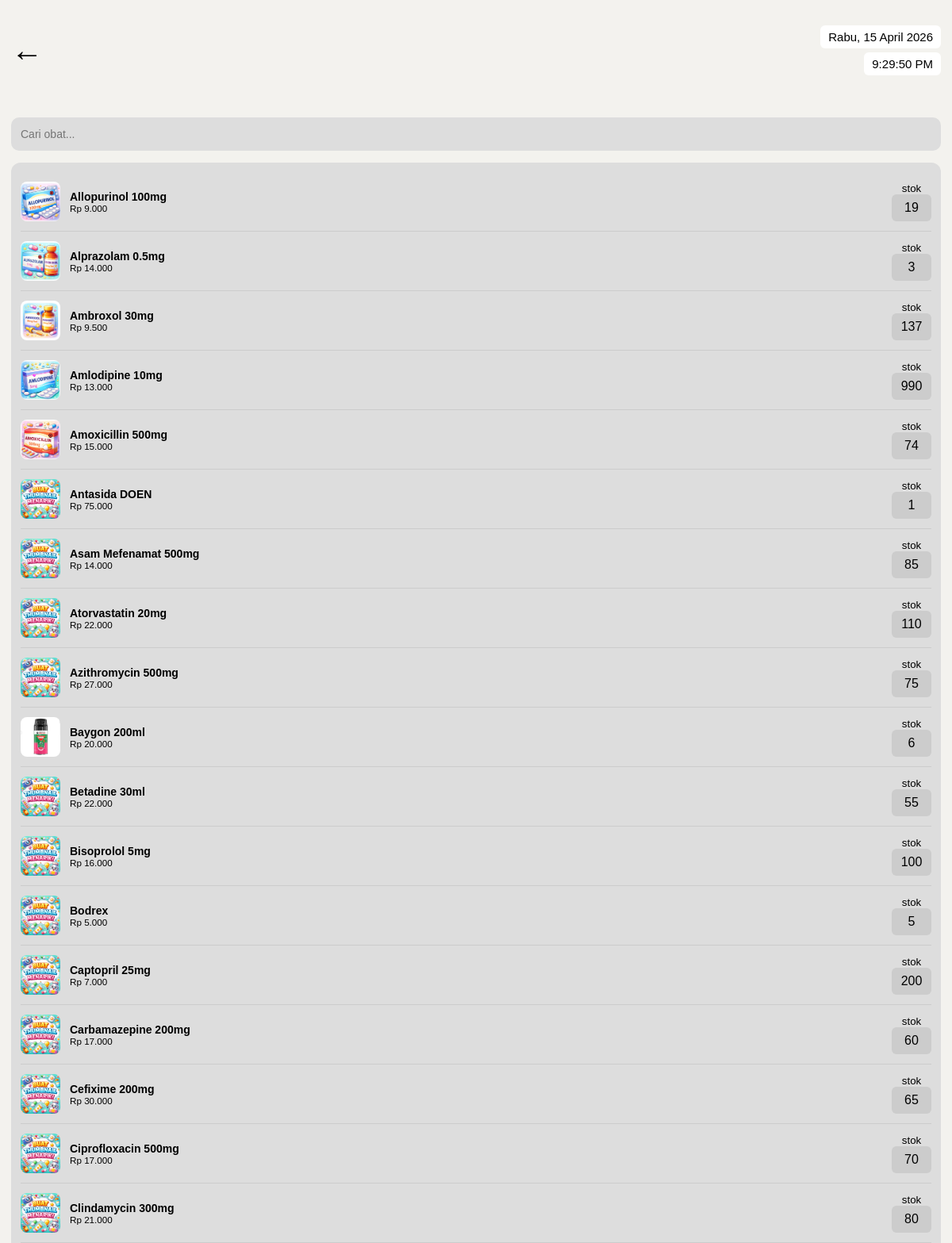
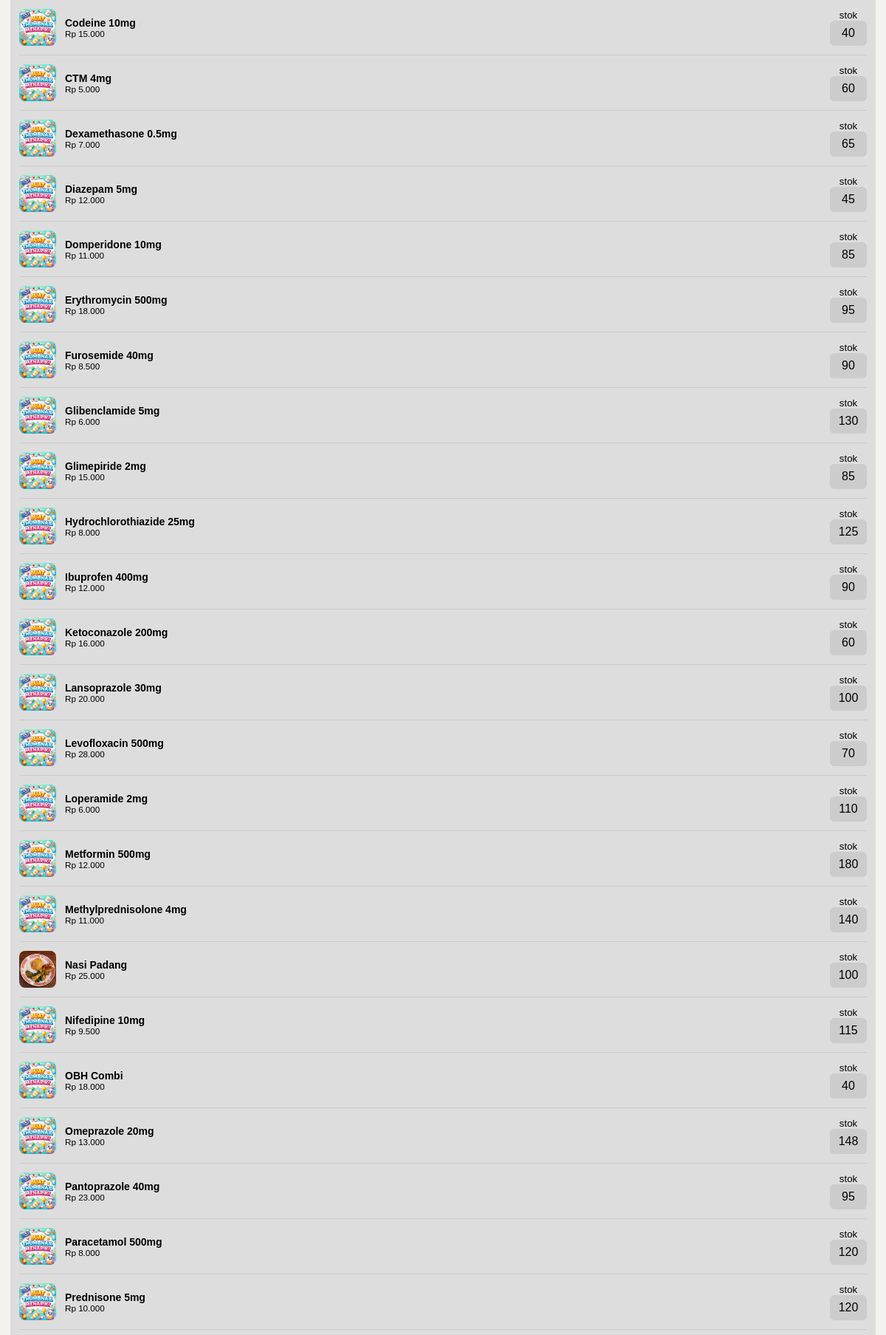
/daftar_obat.php (upper part), run on the app's committed database (2 pictures, top to bottom).
### tables this page shows
CREATE TABLE `obat` (
  `id_obat` int(20) NOT NULL,
  `nama` text NOT NULL,
  `produsen` text NOT NULL,
  `stok` int(50) NOT NULL,
  `harga` int(255) NOT NULL,
  `gambar` varchar(255) DEFAULT 'img/default.png',
  `deskripsi` text DEFAULT NULL
);

### daftar_obat.php (the view, shortened to what this page needs)
<?php
include "koneksi.php";
$data = mysqli_query($conn,"SELECT * FROM obat ORDER BY nama ASC");
?>
<!DOCTYPE html>
<html>
<head>
<link rel="stylesheet" href="css/daftar_obat.css">
</head>
<body>
<br>
<div class="container">
<div class="top-bar">
    <div class="left-group">
        <a href="mengelola_obat.php" class="back">←</a>
    </div>
    <div class="top-text">
        <div id="dayDate" class="bg"></div>
        <div id="clock" class="bg"></div>
    </div>
</div>
<br>
<div class="search-box">
    <input type="text" id="search" placeholder="Cari obat..." onkeyup="searchObat()">
</div>
<div class="list">
<?php while($o=mysqli_fetch_assoc($data)): ?>
<div class="item" data-nama="<?= strtolower($o['nama']) ?>">
    <img src="<?= !empty($o['gambar']) ? $o['gambar'] : 'img/obat/default.png' ?>" class="img">
    <div class="info">
        <b><?= $o['nama'] ?></b>
        <small>Rp <?= number_format($o['harga'],0,',','.') ?></small>
    </div>
    <div class="stok-box">
        <small>stok</small>
        <div class="stok"><?= $o['stok'] ?></div>
    </div>
</div>
<?php endwhile; ?>
</div>
</div>
</body>
</html>

### css/daftar_obat.css (style rules this page uses)
* { margin:0; padding:0; box-sizing:border-box; }
body { background:#f3f2ee; font-family:Arial; overflow-x:hidden; }
.container { width:100%; padding:14px; }
.left-group { display:flex; align-items:center; gap:20px; }
.back { font-size:40px; text-decoration:none; color:#000; }
.top-bar { display:flex; justify-content:space-between; align-items:center; margin-bottom:20px; }
.top-text { display:flex; flex-direction:column; align-items:flex-end; gap:5px; }
.bg { background:#fff; padding:6px 10px; border-radius:6px; font-size:15px; }
.search-box { width:100%; background:#ddd; padding:12px; border-radius:10px; margin:15px 0; }
.search-box input { width:100%; border:none; background:transparent; outline:none; font-size:14px; }
.list { width:100%; background:#ddd; padding:12px; border-radius:12px; max-height:65vh; overflow-y:auto; overflow-x:hidden; }
.item { display:flex; align-items:center; gap:12px; padding:12px 0; border-bottom:1px solid #ccc; width:100%; }
.img { width:50px; height:50px; object-fit:cover; border-radius:8px; }
.info { flex:1; min-width:0; display:flex; flex-direction:column; font-size:14px; }
.stok-box { flex-shrink:0; display:flex; flex-direction:column; align-items:center; }
.stok { width:50px; height:34px; background:#ccc; display:flex; align-items:center; justify-content:center; border-radius:6px; }
img, input { max-width:100%; }

### data on the page
obat: gambar (picture), nama "Allopurinol 100mg", harga "9.000", stok "19"
obat: gambar (picture), nama "Alprazolam 0.5mg", harga "14.000", stok "3"
obat: gambar (picture), nama "Ambroxol 30mg", harga "9.500", stok "137"
obat: gambar (picture), nama "Amlodipine 10mg", harga "13.000", stok "990"
obat: gambar (picture), nama "Amoxicillin 500mg", harga "15.000", stok "74"
obat: gambar (placeholder picture), nama "Antasida DOEN", harga "75.000", stok "1"
obat: gambar (placeholder picture), nama "Asam Mefenamat 500mg", harga "14.000", stok "85"
obat: gambar (placeholder picture), nama "Atorvastatin 20mg", harga "22.000", stok "110"
obat: gambar (placeholder picture), nama "Azithromycin 500mg", harga "27.000", stok "75"
obat: gambar (picture), nama "Baygon 200ml", harga "20.000", stok "6"
obat: gambar (placeholder picture), nama "Betadine 30ml", harga "22.000", stok "55"
obat: gambar (placeholder picture), nama "Bisoprolol 5mg", harga "16.000", stok "100"
obat: gambar (placeholder picture), nama "Bodrex", harga "5.000", stok "5"
obat: gambar (placeholder picture), nama "Captopril 25mg", harga "7.000", stok "200"
obat: gambar (placeholder picture), nama "Carbamazepine 200mg", harga "17.000", stok "60"
obat: gambar (placeholder picture), nama "Cefixime 200mg", harga "30.000", stok "65"
obat: gambar (placeholder picture), nama "Ciprofloxacin 500mg", harga "17.000", stok "70"
obat: gambar (placeholder picture), nama "Clindamycin 300mg", harga "21.000", stok "80"
obat: gambar (placeholder picture), nama "Codeine 10mg", harga "15.000", stok "40"
obat: gambar (placeholder picture), nama "CTM 4mg", harga "5.000", stok "60"
obat: gambar (placeholder picture), nama "Dexamethasone 0.5mg", harga "7.000", stok "65"
obat: gambar (placeholder picture), nama "Diazepam 5mg", harga "12.000", stok "45"
obat: gambar (placeholder picture), nama "Domperidone 10mg", harga "11.000", stok "85"
obat: gambar (placeholder picture), nama "Erythromycin 500mg", harga "18.000", stok "95"
obat: gambar (placeholder picture), nama "Furosemide 40mg", harga "8.500", stok "90"
obat: gambar (placeholder picture), nama "Glibenclamide 5mg", harga "6.000", stok "130"
obat: gambar (placeholder picture), nama "Glimepiride 2mg", harga "15.000", stok "85"
obat: gambar (placeholder picture), nama "Hydrochlorothiazide 25mg", harga "8.000", stok "125"
obat: gambar (placeholder picture), nama "Ibuprofen 400mg", harga "12.000", stok "90"
obat: gambar (placeholder picture), nama "Ketoconazole 200mg", harga "16.000", stok "60"
obat: gambar (placeholder picture), nama "Lansoprazole 30mg", harga "20.000", stok "100"
obat: gambar (placeholder picture), nama "Levofloxacin 500mg", harga "28.000", stok "70"
obat: gambar (placeholder picture), nama "Loperamide 2mg", harga "6.000", stok "110"
obat: gambar (placeholder picture), nama "Metformin 500mg", harga "12.000", stok "180"
obat: gambar (placeholder picture), nama "Methylprednisolone 4mg", harga "11.000", stok "140"
obat: gambar (picture), nama "Nasi Padang", harga "25.000", stok "100"
obat: gambar (placeholder picture), nama "Nifedipine 10mg", harga "9.500", stok "115"
obat: gambar (placeholder picture), nama "OBH Combi", harga "18.000", stok "40"
obat: gambar (placeholder picture), nama "Omeprazole 20mg", harga "13.000", stok "148"
obat: gambar (placeholder picture), nama "Pantoprazole 40mg", harga "23.000", stok "95"
obat: gambar (placeholder picture), nama "Paracetamol 500mg", harga "8.000", stok "120"
obat: gambar (placeholder picture), nama "Prednisone 5mg", harga "10.000", stok "120"
